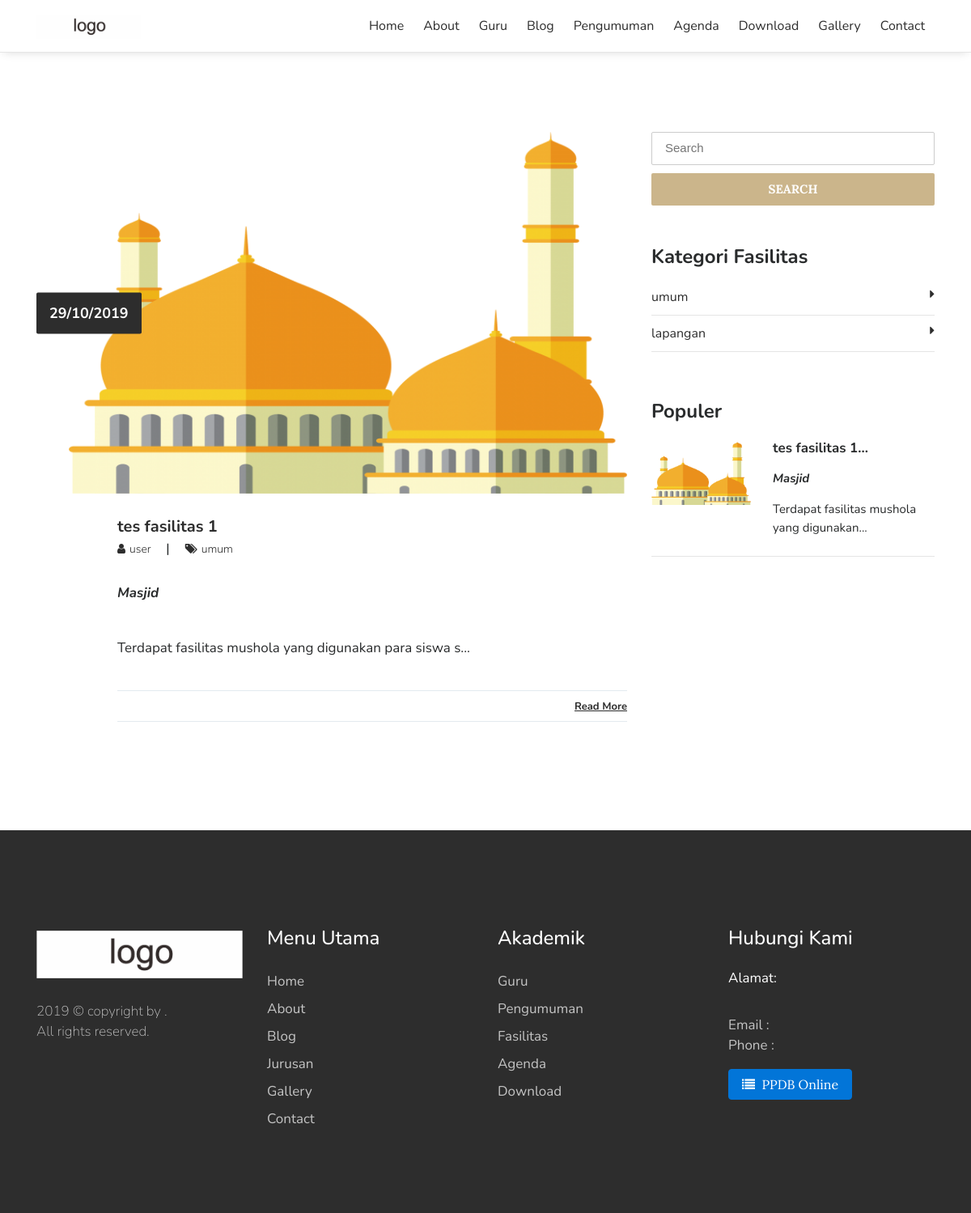
Screenshot of /index.php/fasilitas with the database file from the repository.
### tables this page shows
CREATE TABLE IF NOT EXISTS `tbl_fasilitas` (
  `fasilitas_id` int(11) NOT NULL AUTO_INCREMENT,
  `fasilitas_judul` varchar(100) NOT NULL,
  `fasilitas_isi` varchar(100) NOT NULL,
  `fasilitas_tanggal` timestamp NOT NULL DEFAULT CURRENT_TIMESTAMP,
  `fasilitas_kategori_id` int(11) NOT NULL,
  `fasilitas_kategori_nama` varchar(40) NOT NULL,
  `fasilitas_views` int(11) NOT NULL,
  `fasilitas_gambar` varchar(60) NOT NULL,
  `fasilitas_pengguna_id` int(11) NOT NULL,
  `fasilitas_author` varchar(50) NOT NULL,
  `fasilitas_img_slider` int(11) NOT NULL,
  `fasilitas_slug` varchar(200) NOT NULL,
  PRIMARY KEY (`fasilitas_id`)
);

CREATE TABLE IF NOT EXISTS `tbl_kategori_fasilitas` (
  `kategori_id` int(11) NOT NULL AUTO_INCREMENT,
  `kategori_nama` varchar(50) NOT NULL,
  `kategori_tanggal` timestamp NOT NULL DEFAULT CURRENT_TIMESTAMP,
  PRIMARY KEY (`kategori_id`)
);

### application/core/My_Loader.php (called while the page is built, shortened)
<?php
class My_Loader extends CI_Loader
{
	function template($templates_name, $var = array(), $return = FALSE)
	{
		if ($return) {
			$content = $this->view('depan/templates/header', $var, $return);
			$content .= $this->view(''. $templates_name, $var, $return);
			$content .= $this->view('depan/templates/footer', $var, $return);
			return $content;
		}
		else{
			$this->view(''. $templates_name, $var);
		}
	}
}

### application/controllers/Fasilitas.php (called while the page is built, shortened)
<?php
class Fasilitas extends CI_Controller{
	function __construct(){
		$this->load->model('m_fasilitas');
		$this->load->model('m_pengunjung');
	}
	function index(){
		$jum=$this->m_fasilitas->berita_fasilitas();
        $page=$this->uri->segment(3);
        if(!$page):
            $offset = 0;
        else:
            $offset = $page;
        endif;
        $limit=5;
        $config['base_url'] = base_url() . 'fasilitas/index/';
            $config['total_rows'] = $jum->num_rows();
            $config['per_page'] = $limit;
            $config['uri_segment'] = 3;
	          $config['full_tag_open']    = '<div class="pagging text-center"><nav><ul class="pagination justify-content-center">';
	          $config['full_tag_close']   = '</ul></nav></div>';
	          $config['num_tag_open']     = '<li class="page-item"><span class="page-link">';
	          $config['num_tag_close']    = '</span></li>';
	          $config['cur_tag_open']     = '<li class="page-item"><span class="page-link">';
	          $config['cur_tag_close']    = '<span class="sr-only">(current)</span></span></li>';
	          $config['next_tag_open']    = '<li class="page-item"><span class="page-link">';
	          $config['next_tagl_close']  = '<span aria-hidden="true">&raquo;</span></span></li>';
	          $config['prev_tag_open']    = '<li class="page-item"><span class="page-link">';
	          $config['prev_tagl_close']  = '</span>Next</li>';
	          $config['first_tag_open']   = '<li class="page-item"><span class="page-link">';
	          $config['first_tagl_close'] = '</span></li>';
	          $config['last_tag_open']    = '<li class="page-item"><span class="page-link">';
	          $config['last_tagl_close']  = '</span></li>';
            $config['first_link'] = 'Awal';
            $config['last_link'] = 'Akhir';
            $config['next_link'] = 'Next >>';
            $config['prev_link'] = '<< Prev';
            $this->pagination->initialize($config);
            $x['page'] =$this->pagination->create_links();
						$x['data']=$this->m_fasilitas->berita_perpage_fasilitas($offset,$limit);
						$x['category']=$this->db->get('tbl_kategori_fasilitas');
						$x['populer']=$this->db->query("SELECT * FROM tbl_fasilitas ORDER BY fasilitas_views DESC LIMIT 5");
						$this->load->template('depan/v_fasilitas',$x);
	}
}

### index.php (called while the page is built, shortened)
<?php
require_once BASEPATH.'core/CodeIgniter.php';

### application/models/M_fasilitas.php (called while the page is built, shortened)
<?php
class M_fasilitas extends CI_Model{
	function berita_perpage_fasilitas($offset,$limit){
		$hsl=$this->db->query("SELECT tbl_fasilitas.*,DATE_FORMAT(fasilitas_tanggal,'%d/%m/%Y') AS tanggal FROM tbl_fasilitas ORDER BY fasilitas_id DESC limit $offset,$limit");
		return $hsl;
	}
}

### application/views/depan/v_fasilitas.php (the view, shortened to what this page needs)
<?php
function limit_words($string, $word_limit){
	$words = explode(" ",$string);
	return implode(" ",array_splice($words,0,$word_limit));
}
?>
<section class="blog-wrap">
	<div class="container">
		<div class="row">
			<div class="col-md-8">
				<?php foreach ($data->result() as $row) : ?>
					<div class="blog-single-item">
						<div class="blog-img_block">
							<img src="<?php echo base_url().'assets/images/'.$row->fasilitas_gambar;?>" class="img-fluid" alt="blog-img">
							<div class="blog-date">
								<span><?php echo $row->tanggal;?></span>
							</div>
						</div>
						<div class="blog-tiltle_block">
							<h4><a href="<?php echo site_url('sekolah/'.$row->fasilitas_slug);?>"><?php echo $row->fasilitas_judul;?></a></h4>
							<h6> <a href="#"><i class="fa fa-user" aria-hidden="true"></i><span><?php echo $row->fasilitas_author;?></span> </a>  |   <a href="#"><i class="fa fa-tags" aria-hidden="true"></i><span><?php echo $row->fasilitas_kategori_nama;?></span></a></h6>
							<?php echo limit_words($row->fasilitas_isi,10).'...';?>
							<div class="blog-icons">
								<div class="blog-share_block">
									<a href="<?php echo site_url('sekolah/'.$row->fasilitas_slug);?>">Read More</a>
								</div>
							</div>
						</div>
					</div>
				<?php endforeach;?>
			</div>
			<div class="col-md-4">
				<form action="<?php echo site_url('fasilitas/search');?>" method="get">
					<input type="text" name="keyword" placeholder="Search" class="blog-search" required>
					<button type="submit" class="btn btn-warning btn-blogsearch">SEARCH</button>
				</form>
				<div class="blog-category_block">
					<h3>Kategori Fasilitas</h3>
					<ul>
						<?php foreach ($category->result() as $row) : ?>
							<li><a href="<?php echo site_url('fasilitas/kategori/'.str_replace(" ","-",$row->kategori_nama));?>"><?php echo $row->kategori_nama;?><i class="fa fa-caret-right" aria-hidden="true"></i></a></li>
						<?php endforeach;?>
					</ul>
				</div>
				<div class="blog-featured_post">
					<h3>Populer</h3>
					<?php foreach ($populer->result() as $row) :?>
						<div class="blog-featured-img_block">
							<img width="35%" src="<?php echo base_url().'assets/images/'.$row->fasilitas_gambar;?>" class="img-fluid" alt="blog-featured-img">
							<h5><a href="<?php echo site_url('sekolah/'.$row->fasilitas_slug);?>"><?php echo limit_words($row->fasilitas_judul,3).'...';?></a></h5>
							<p><?php echo limit_words($row->fasilitas_isi,5).'...';?></p>
						</div>
						<hr>
					<?php endforeach;?>
				</div>
			</div>
		</div>
	</div>
</section>

### rows the page displays
tbl_fasilitas: fasilitas_gambar (picture), tanggal "29/10/2019", fasilitas_judul "tes fasilitas 1", fasilitas_author "user", fasilitas_kategori_nama "umum", fasilitas_isi "Masjid Terdapat fasilitas mushola yang digunakan para siswa s", fasilitas_isi "Masjid Terdapat fasilitas mushola yang digunakan"
tbl_kategori_fasilitas: kategori_nama "umum"
tbl_kategori_fasilitas: kategori_nama "lapangan"
